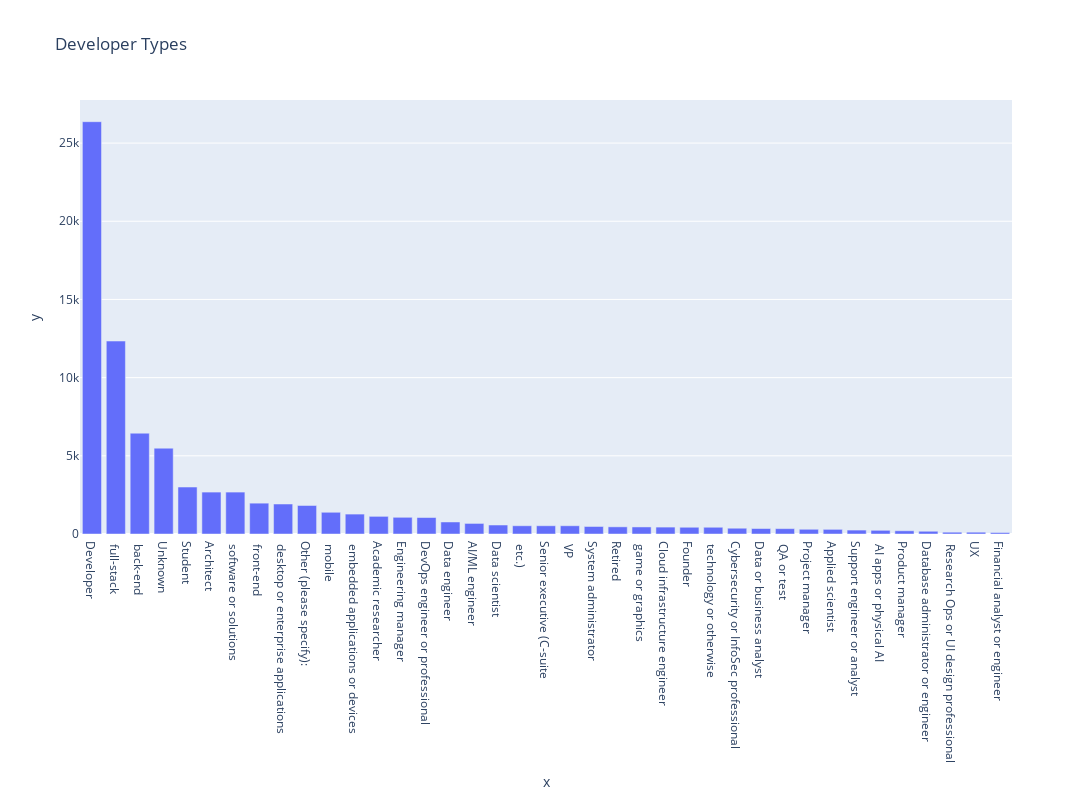

The notebook cell saved with this chart:
### Markdown cell above
### Developer Type

### Code cell
# Developer Type
dev_types = df['DevType'].str.get_dummies(sep=',').sum().sort_values(ascending=False)
import plotly.express as px

fig = px.bar(
    x=dev_types.index, 
    y=dev_types.values, 
    title='Developer Types',
    width=1200,   # increase width
    height=800    # increase height
)
fig.show()

### Figure 1 — Plotly figure (JSON) as saved in the notebook; plotly's stock layout.template omitted (floating-point values rounded to 4 significant figures)
{"data": [{"hovertemplate": "x=%{x}<br>y=%{y}<extra></extra>", "legendgroup": "", "marker": {"color": "#636efa", "pattern": {"shape": ""}}, "name": "", "orientation": "v", "showlegend": false, "textposition": "auto", "type": "bar", "x": ["Developer", " full-stack", " back-end", "Unknown", "Student", "Architect", " software or solutions", " front-end", " desktop or enterprise applications", "Other (please specify):", " mobile", " embedded applications or devices", "Academic researcher", "Engineering manager", "DevOps engineer or professional", "Data engineer", "AI/ML engineer", "Data scientist", " etc.)", "Senior executive (C-suite", " VP", "System administrator", "Retired", " game or graphics", "Cloud infrastructure engineer", "Founder", " technology or otherwise", "Cybersecurity or InfoSec professional", "Data or business analyst", " QA or test", "Project manager", "Applied scientist", "Support engineer or analyst", " AI apps or physical AI", "Product manager", "Database administrator or engineer", " Research Ops or UI design professional", "UX", "Financial analyst or engineer"], "xaxis": "x", "y": [26367, 12339, 6446, 5487, 3003, 2680, 2680, 1972, 1918, 1823, 1389, 1273, 1129, 1068, 1053, 769, 676, 574, 527, 527, 527, 480, 458, 451, 441, 431, 431, 369, 350, 343, 302, 297, 251, 236, 205, 175, 115, 115, 93], "yaxis": "y"}], "layout": {"barmode": "relative", "height": 800, "legend": {"tracegroupgap": 0}, "title": {"text": "Developer Types"}, "width": 1200, "xaxis": {"anchor": "y", "domain": [0, 1], "title": {"text": "x"}}, "yaxis": {"anchor": "x", "domain": [0, 1], "title": {"text": "y"}}}}
